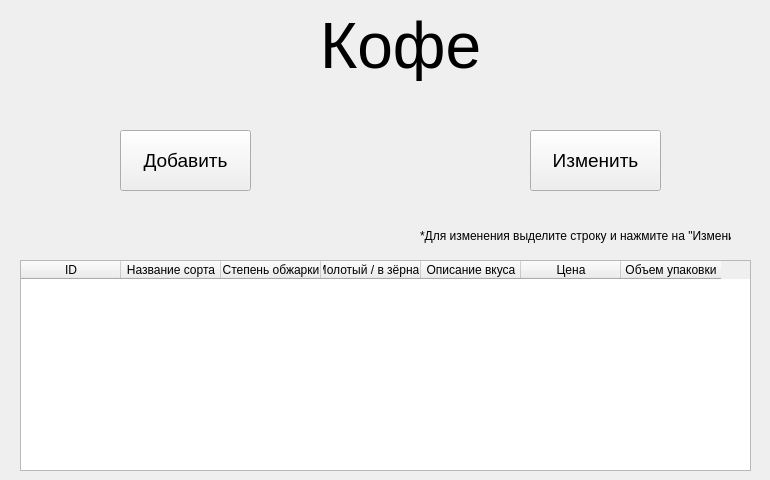
<?xml version="1.0" encoding="UTF-8"?>
<ui version="4.0">
 <class>Form</class>
 <widget class="QWidget" name="Form">
  <property name="geometry">
   <rect>
    <x>0</x>
    <y>0</y>
    <width>770</width>
    <height>480</height>
   </rect>
  </property>
  <property name="windowTitle">
   <string>Form</string>
  </property>
  <widget class="QLabel" name="label">
   <property name="geometry">
    <rect>
     <x>320</x>
     <y>10</y>
     <width>171</width>
     <height>71</height>
    </rect>
   </property>
   <property name="font">
    <font>
     <pointsize>48</pointsize>
    </font>
   </property>
   <property name="text">
    <string>Кофе</string>
   </property>
  </widget>
  <widget class="QTableWidget" name="tableWidget">
   <property name="geometry">
    <rect>
     <x>20</x>
     <y>260</y>
     <width>731</width>
     <height>211</height>
    </rect>
   </property>
   <column>
    <property name="text">
     <string>ID</string>
    </property>
   </column>
   <column>
    <property name="text">
     <string>Название сорта</string>
    </property>
   </column>
   <column>
    <property name="text">
     <string>Степень обжарки</string>
    </property>
   </column>
   <column>
    <property name="text">
     <string>Молотый / в зёрнах</string>
    </property>
   </column>
   <column>
    <property name="text">
     <string>Описание вкуса</string>
    </property>
   </column>
   <column>
    <property name="text">
     <string>Цена</string>
    </property>
   </column>
   <column>
    <property name="text">
     <string>Объем упаковки</string>
    </property>
   </column>
  </widget>
  <widget class="QPushButton" name="pushButton">
   <property name="geometry">
    <rect>
     <x>120</x>
     <y>130</y>
     <width>131</width>
     <height>61</height>
    </rect>
   </property>
   <property name="font">
    <font>
     <pointsize>14</pointsize>
    </font>
   </property>
   <property name="text">
    <string>Добавить</string>
   </property>
  </widget>
  <widget class="QPushButton" name="pushButton_2">
   <property name="geometry">
    <rect>
     <x>530</x>
     <y>130</y>
     <width>131</width>
     <height>61</height>
    </rect>
   </property>
   <property name="font">
    <font>
     <pointsize>14</pointsize>
    </font>
   </property>
   <property name="text">
    <string>Изменить</string>
   </property>
  </widget>
  <widget class="QLabel" name="label_2">
   <property name="geometry">
    <rect>
     <x>420</x>
     <y>220</y>
     <width>311</width>
     <height>31</height>
    </rect>
   </property>
   <property name="text">
    <string>*Для изменения выделите строку и нажмите на &quot;Изменить&quot;</string>
   </property>
  </widget>
 </widget>
 <resources/>
 <connections/>
</ui>
